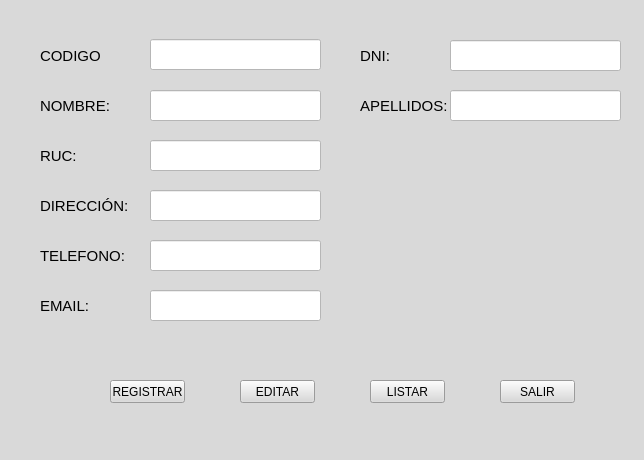
<?xml version="1.0" encoding="UTF-8"?>
<ui version="4.0">
 <class>MClientes</class>
 <widget class="QMainWindow" name="MClientes">
  <property name="geometry">
   <rect>
    <x>0</x>
    <y>0</y>
    <width>644</width>
    <height>460</height>
   </rect>
  </property>
  <property name="windowTitle">
   <string>MainWindow</string>
  </property>
  <property name="styleSheet">
   <string notr="true">background-color: rgb(217, 217, 217);</string>
  </property>
  <widget class="QWidget" name="centralwidget">
   <widget class="QLabel" name="label">
    <property name="geometry">
     <rect>
      <x>40</x>
      <y>40</y>
      <width>61</width>
      <height>31</height>
     </rect>
    </property>
    <property name="font">
     <font>
      <pointsize>11</pointsize>
     </font>
    </property>
    <property name="text">
     <string>CODIGO:</string>
    </property>
   </widget>
   <widget class="QLabel" name="label_2">
    <property name="geometry">
     <rect>
      <x>40</x>
      <y>90</y>
      <width>71</width>
      <height>31</height>
     </rect>
    </property>
    <property name="font">
     <font>
      <pointsize>11</pointsize>
     </font>
    </property>
    <property name="text">
     <string>NOMBRE:</string>
    </property>
   </widget>
   <widget class="QLabel" name="label_3">
    <property name="geometry">
     <rect>
      <x>40</x>
      <y>140</y>
      <width>71</width>
      <height>31</height>
     </rect>
    </property>
    <property name="font">
     <font>
      <pointsize>11</pointsize>
     </font>
    </property>
    <property name="text">
     <string>RUC:</string>
    </property>
   </widget>
   <widget class="QLabel" name="label_4">
    <property name="geometry">
     <rect>
      <x>40</x>
      <y>190</y>
      <width>91</width>
      <height>31</height>
     </rect>
    </property>
    <property name="font">
     <font>
      <pointsize>11</pointsize>
     </font>
    </property>
    <property name="text">
     <string>DIRECCIÓN:</string>
    </property>
   </widget>
   <widget class="QLabel" name="label_5">
    <property name="geometry">
     <rect>
      <x>40</x>
      <y>240</y>
      <width>91</width>
      <height>31</height>
     </rect>
    </property>
    <property name="font">
     <font>
      <pointsize>11</pointsize>
     </font>
    </property>
    <property name="text">
     <string>TELEFONO:</string>
    </property>
   </widget>
   <widget class="QLabel" name="label_6">
    <property name="geometry">
     <rect>
      <x>40</x>
      <y>290</y>
      <width>91</width>
      <height>31</height>
     </rect>
    </property>
    <property name="font">
     <font>
      <pointsize>11</pointsize>
     </font>
    </property>
    <property name="text">
     <string>EMAIL:</string>
    </property>
   </widget>
   <widget class="QLineEdit" name="txtCodigo">
    <property name="geometry">
     <rect>
      <x>150</x>
      <y>39</y>
      <width>171</width>
      <height>31</height>
     </rect>
    </property>
    <property name="styleSheet">
     <string notr="true">background-color: rgb(255, 255, 255);</string>
    </property>
   </widget>
   <widget class="QLineEdit" name="txtNombre">
    <property name="geometry">
     <rect>
      <x>150</x>
      <y>90</y>
      <width>171</width>
      <height>31</height>
     </rect>
    </property>
    <property name="styleSheet">
     <string notr="true">background-color: rgb(255, 255, 255);</string>
    </property>
   </widget>
   <widget class="QLineEdit" name="txtRuc">
    <property name="geometry">
     <rect>
      <x>150</x>
      <y>140</y>
      <width>171</width>
      <height>31</height>
     </rect>
    </property>
    <property name="styleSheet">
     <string notr="true">background-color: rgb(255, 255, 255);</string>
    </property>
   </widget>
   <widget class="QLineEdit" name="txtDirec">
    <property name="geometry">
     <rect>
      <x>150</x>
      <y>190</y>
      <width>171</width>
      <height>31</height>
     </rect>
    </property>
    <property name="styleSheet">
     <string notr="true">background-color: rgb(255, 255, 255);</string>
    </property>
   </widget>
   <widget class="QLineEdit" name="txtTele">
    <property name="geometry">
     <rect>
      <x>150</x>
      <y>240</y>
      <width>171</width>
      <height>31</height>
     </rect>
    </property>
    <property name="styleSheet">
     <string notr="true">background-color: rgb(255, 255, 255);</string>
    </property>
   </widget>
   <widget class="QLineEdit" name="txtEmail">
    <property name="geometry">
     <rect>
      <x>150</x>
      <y>290</y>
      <width>171</width>
      <height>31</height>
     </rect>
    </property>
    <property name="styleSheet">
     <string notr="true">background-color: rgb(255, 255, 255);</string>
    </property>
   </widget>
   <widget class="QLabel" name="label_7">
    <property name="geometry">
     <rect>
      <x>360</x>
      <y>40</y>
      <width>71</width>
      <height>31</height>
     </rect>
    </property>
    <property name="font">
     <font>
      <pointsize>11</pointsize>
     </font>
    </property>
    <property name="text">
     <string>DNI:</string>
    </property>
   </widget>
   <widget class="QLabel" name="label_8">
    <property name="geometry">
     <rect>
      <x>360</x>
      <y>90</y>
      <width>91</width>
      <height>31</height>
     </rect>
    </property>
    <property name="font">
     <font>
      <pointsize>11</pointsize>
     </font>
    </property>
    <property name="text">
     <string>APELLIDOS:</string>
    </property>
   </widget>
   <widget class="QLineEdit" name="txtDni">
    <property name="geometry">
     <rect>
      <x>450</x>
      <y>40</y>
      <width>171</width>
      <height>31</height>
     </rect>
    </property>
    <property name="styleSheet">
     <string notr="true">background-color: rgb(255, 255, 255);</string>
    </property>
   </widget>
   <widget class="QLineEdit" name="txtApellidos">
    <property name="geometry">
     <rect>
      <x>450</x>
      <y>90</y>
      <width>171</width>
      <height>31</height>
     </rect>
    </property>
    <property name="styleSheet">
     <string notr="true">background-color: rgb(255, 255, 255);</string>
    </property>
   </widget>
   <widget class="QPushButton" name="btnRegistrar">
    <property name="geometry">
     <rect>
      <x>110</x>
      <y>380</y>
      <width>75</width>
      <height>23</height>
     </rect>
    </property>
    <property name="text">
     <string>REGISTRAR</string>
    </property>
   </widget>
   <widget class="QPushButton" name="btnEditar">
    <property name="geometry">
     <rect>
      <x>240</x>
      <y>380</y>
      <width>75</width>
      <height>23</height>
     </rect>
    </property>
    <property name="text">
     <string>EDITAR</string>
    </property>
   </widget>
   <widget class="QPushButton" name="btnListar">
    <property name="geometry">
     <rect>
      <x>370</x>
      <y>380</y>
      <width>75</width>
      <height>23</height>
     </rect>
    </property>
    <property name="text">
     <string>LISTAR</string>
    </property>
   </widget>
   <widget class="QPushButton" name="btnSalir">
    <property name="geometry">
     <rect>
      <x>500</x>
      <y>380</y>
      <width>75</width>
      <height>23</height>
     </rect>
    </property>
    <property name="text">
     <string>SALIR</string>
    </property>
   </widget>
   <widget class="QLabel" name="label_9">
    <property name="geometry">
     <rect>
      <x>370</x>
      <y>170</y>
      <width>231</width>
      <height>141</height>
     </rect>
    </property>
    <property name="text">
     <string/>
    </property>
    <property name="pixmap">
     <pixmap>../../Downloads/developers.jpg</pixmap>
    </property>
    <property name="scaledContents">
     <bool>true</bool>
    </property>
   </widget>
  </widget>
  <widget class="QMenuBar" name="menubar">
   <property name="geometry">
    <rect>
     <x>0</x>
     <y>0</y>
     <width>644</width>
     <height>21</height>
    </rect>
   </property>
  </widget>
  <widget class="QStatusBar" name="statusbar"/>
 </widget>
 <resources/>
 <connections/>
</ui>
